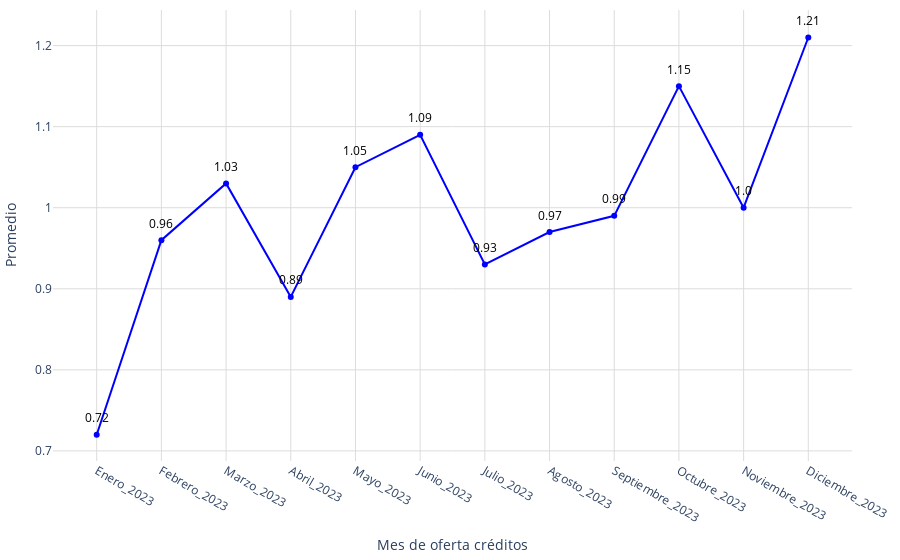

The code cell stored with this chart in its notebook:
### Code cell
# Obtener los datos
promedio = conteo_2023['promedio_creditos']
meses = conteo_2023['mes']

# Crear figura
fig = go.Figure()
fig.add_trace(go.Scatter(
    x=meses,
    y=promedio,
    mode='markers+lines',
    marker=dict(color='blue'),
))
# Agregar anotaciones para mostrar los valores encima de los puntos
for mes, dia in zip(meses, promedio):
    fig.add_annotation(
        x=mes,
        y=dia,
        text=str(dia),  # Texto que se mostrará (el valor del día)
        showarrow=False,  # No mostrar la flecha
        font=dict(color='black', size=12),  # Estilo del texto
        xshift=0,  # Desplazamiento horizontal del texto
        yshift=17,  # Desplazamiento vertical del texto
        textangle=0  # Ángulo del texto
    )
# Actualizar diseño
fig.update_layout(
    #title='Meses de oferta',
    xaxis_title='Mes de oferta créditos',
    yaxis_title='Promedio',
    xaxis=dict(gridcolor='#dddcda', tickmode='array', tickvals=list(range(len(meses))), ticktext=meses),
    yaxis=dict(gridcolor='#dddcda', gridwidth=1),
    plot_bgcolor='rgba(0,0,0,0)',
    margin=dict(l=10, r=10, t=10, b=10),  # Ajusta los márgenes (left, right, top, bottom)   
)

# Exportar gráfica como archivo HTML
def guardar_grafico_como_html(fig, nombre_archivo, carpeta='assets/graficas'):
    # Crear la carpeta si no existe
    if not os.path.exists(carpeta):
        os.makedirs(carpeta)
    
    # Gráfica como archivo HTML en la carpeta especificada
    pio.write_html(fig, f'{carpeta}/{nombre_archivo}.html')

guardar_grafico_como_html(fig, 'g_scatt_MonthSupply', carpeta='assets/graficas')
fig.show()

### Figure 1 — Plotly figure (JSON) as saved in the notebook; plotly's stock layout.template omitted (floating-point values rounded to 4 significant figures)
{"data": [{"marker": {"color": "blue"}, "mode": "markers+lines", "type": "scatter", "x": ["Enero_2023", "Febrero_2023", "Marzo_2023", "Abril_2023", "Mayo_2023", "Junio_2023", "Julio_2023", "Agosto_2023", "Septiembre_2023", "Octubre_2023", "Noviembre_2023", "Diciembre_2023"], "y": [0.72, 0.96, 1.03, 0.89, 1.05, 1.09, 0.93, 0.97, 0.99, 1.15, 1, 1.21]}], "layout": {"annotations": [{"font": {"color": "black", "size": 12}, "showarrow": false, "text": "0.72", "textangle": 0, "x": "Enero_2023", "xshift": 0, "y": 0.72, "yshift": 17}, {"font": {"color": "black", "size": 12}, "showarrow": false, "text": "0.96", "textangle": 0, "x": "Febrero_2023", "xshift": 0, "y": 0.96, "yshift": 17}, {"font": {"color": "black", "size": 12}, "showarrow": false, "text": "1.03", "textangle": 0, "x": "Marzo_2023", "xshift": 0, "y": 1.03, "yshift": 17}, {"font": {"color": "black", "size": 12}, "showarrow": false, "text": "0.89", "textangle": 0, "x": "Abril_2023", "xshift": 0, "y": 0.89, "yshift": 17}, {"font": {"color": "black", "size": 12}, "showarrow": false, "text": "1.05", "textangle": 0, "x": "Mayo_2023", "xshift": 0, "y": 1.05, "yshift": 17}, {"font": {"color": "black", "size": 12}, "showarrow": false, "text": "1.09", "textangle": 0, "x": "Junio_2023", "xshift": 0, "y": 1.09, "yshift": 17}, {"font": {"color": "black", "size": 12}, "showarrow": false, "text": "0.93", "textangle": 0, "x": "Julio_2023", "xshift": 0, "y": 0.93, "yshift": 17}, {"font": {"color": "black", "size": 12}, "showarrow": false, "text": "0.97", "textangle": 0, "x": "Agosto_2023", "xshift": 0, "y": 0.97, "yshift": 17}, {"font": {"color": "black", "size": 12}, "showarrow": false, "text": "0.99", "textangle": 0, "x": "Septiembre_2023", "xshift": 0, "y": 0.99, "yshift": 17}, {"font": {"color": "black", "size": 12}, "showarrow": false, "text": "1.15", "textangle": 0, "x": "Octubre_2023", "xshift": 0, "y": 1.15, "yshift": 17}, {"font": {"color": "black", "size": 12}, "showarrow": false, "text": "1.0", "textangle": 0, "x": "Noviembre_2023", "xshift": 0, "y": 1, "yshift": 17}, {"font": {"color": "black", "size": 12}, "showarrow": false, "text": "1.21", "textangle": 0, "x": "Diciembre_2023", "xshift": 0, "y": 1.21, "yshift": 17}], "margin": {"b": 10, "l": 10, "r": 10, "t": 10}, "plot_bgcolor": "rgba(0,0,0,0)", "xaxis": {"gridcolor": "#dddcda", "tickmode": "array", "ticktext": ["Enero_2023", "Febrero_2023", "Marzo_2023", "Abril_2023", "Mayo_2023", "Junio_2023", "Julio_2023", "Agosto_2023", "Septiembre_2023", "Octubre_2023", "Noviembre_2023", "Diciembre_2023"], "tickvals": [0, 1, 2, 3, 4, 5, 6, 7, 8, 9, 10, 11], "title": {"text": "Mes de oferta créditos"}}, "yaxis": {"gridcolor": "#dddcda", "gridwidth": 1, "title": {"text": "Promedio"}}}}
